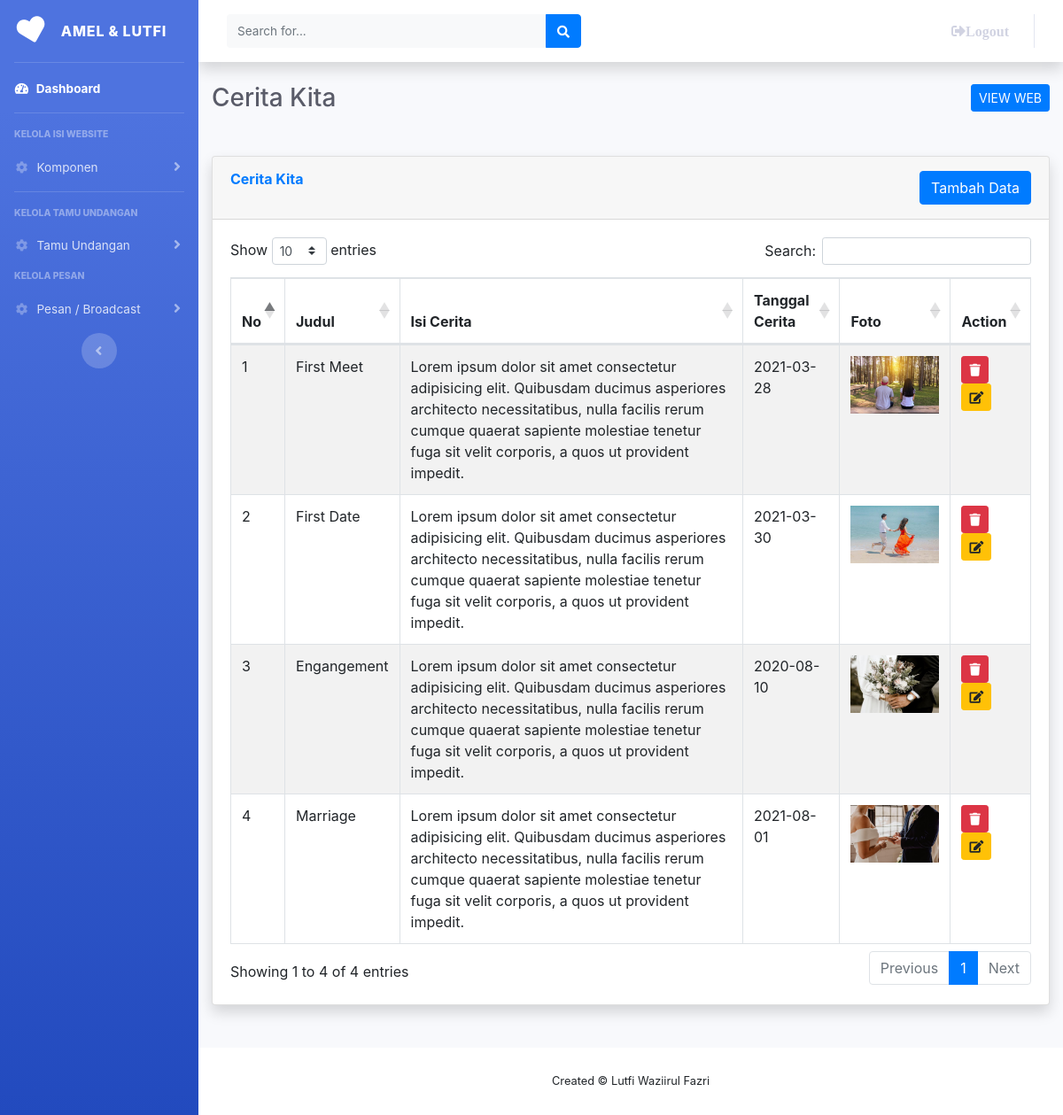
The page /admin/cerita.php on the database its author committed.
### tables this page shows
CREATE TABLE `cerita` (
  `id` int(11) NOT NULL,
  `judul` varchar(50) NOT NULL,
  `isi_cerita` text NOT NULL,
  `tanggal` date NOT NULL,
  `foto` text NOT NULL
);

### admin/cerita.php (the view, shortened to what this page needs)
<?php
include "layout/header.php";
include "koneksi/koneksi.php";
?>
<body id="page-top">
    <div id="wrapper">
        <?php
        include "layout/sidebar.php";
        ?>
        <div id="content-wrapper" class="d-flex flex-column">
            <div id="content">
                <?php
                include "layout/nav.php";
                ?>
                <div class="container-fluid">
                    <div class="d-sm-flex align-items-center justify-content-between mb-5">
                        <h1 class="h3 mb-0 text-gray-800">Cerita Kita</h1>
                        <a href="../index" class="btn btn-primary btn-sm " style="float:right;" target="_blank  ">VIEW WEB</a>
                    </div>
                    <div class="row">
                        <div class="col-lg-12 mb-4">
                            <div class="card shadow mb-4">
                                <div class="card-header py-3">
                                    <h6 class="m-0 font-weight-bold text-primary">Cerita Kita <button type="button" class="btn btn-primary btn-icon-text btn-rounded center-block" data-toggle="modal" data-target="#staticBackdrop" style="float: right;">
                                            <i class="ti-plus btn-icon-prepend"></i> Tambah Data
                                        </button></h6>
                                </div>
                                <div class="card-body">
                                    <table id="example" class="table table-striped table-bordered dt-responsive" style="width:100%">
                                        <thead>
                                            <tr>
                                                <th>No </th>
                                                <th>Judul</th>
                                                <th>Isi Cerita</th>
                                                <th>Tanggal Cerita</th>
                                                <th>Foto</th>
                                                <th>Action</th>
                                            </tr>
                                        </thead>
                                        <tbody>
                                            <?php
                                            $no = 1;
                                            $query = mysqli_query($konek, "SELECT * FROM cerita");
                                            while ($r = mysqli_fetch_array($query)) {
                                            ?>
                                                <tr>
                                                    <td><?= $no++; ?></td>
                                                    <td><?= $r['judul']; ?></td>
                                                    <td><?= $r['isi_cerita']; ?></td>
                                                    <td><?= $r['tanggal']; ?></td>
                                                    <td><img src="fileUpload/cerita/<?= $r['foto']; ?>" width="100px"></td>
                                                    <td> <a href="cerita?hal=hapus&id=<?= $r['id']; ?>" class="btn btn-danger btn-sm hapus"> <i class="fas fa-trash"></i> </a>
                                                        <a href="#" type="button" class="btn btn-warning btn-sm" data-toggle="modal" data-target="#myModal<?php echo $r['id']; ?>"> <i class="fas fa-edit"></i> </a>
                                                    </td>
                                                </tr>
                                            <?php
                                            }
                                            ?>
                                        </tbody>
                                    </table>
                                </div>
                            </div>
                        </div>
                    </div>
                </div>
            </div>
            <?php
            include "layout/footer.php";
            ?>

### rows shown on the page
cerita: judul "First Meet", isi_cerita "Lorem ipsum dolor sit amet consectetur adipisicing elit. Quibusdam ducimus asperiores architecto necessitatibus, nulla facilis rerum cumque quaerat sapiente molestiae tenetur fuga sit velit corporis, a quos ut provident impedit.", tanggal "2021-03-28", foto (picture)
cerita: judul "First Date", isi_cerita "Lorem ipsum dolor sit amet consectetur adipisicing elit. Quibusdam ducimus asperiores architecto necessitatibus, nulla facilis rerum cumque quaerat sapiente molestiae tenetur fuga sit velit corporis, a quos ut provident impedit.", tanggal "2021-03-30", foto (picture)
cerita: judul "Engangement", isi_cerita "Lorem ipsum dolor sit amet consectetur adipisicing elit. Quibusdam ducimus asperiores architecto necessitatibus, nulla facilis rerum cumque quaerat sapiente molestiae tenetur fuga sit velit corporis, a quos ut provident impedit.", tanggal "2020-08-10", foto (picture)
cerita: judul "Marriage", isi_cerita "Lorem ipsum dolor sit amet consectetur adipisicing elit. Quibusdam ducimus asperiores architecto necessitatibus, nulla facilis rerum cumque quaerat sapiente molestiae tenetur fuga sit velit corporis, a quos ut provident impedit.", tanggal "2021-08-01", foto (picture)
